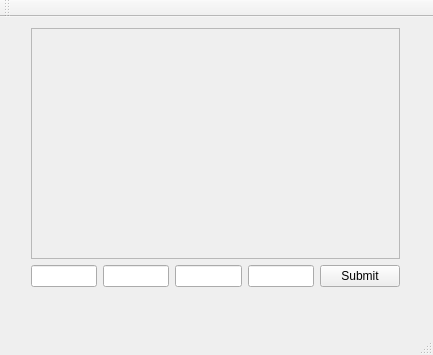
<?xml version="1.0" encoding="UTF-8"?>
<ui version="4.0">
 <class>MainWindow</class>
 <widget class="QMainWindow" name="MainWindow">
  <property name="geometry">
   <rect>
    <x>0</x>
    <y>0</y>
    <width>433</width>
    <height>355</height>
   </rect>
  </property>
  <property name="windowTitle">
   <string>MainWindow</string>
  </property>
  <widget class="QWidget" name="centralWidget">
   <widget class="QWidget" name="verticalLayoutWidget">
    <property name="geometry">
     <rect>
      <x>20</x>
      <y>0</y>
      <width>391</width>
      <height>281</height>
     </rect>
    </property>
    <layout class="QVBoxLayout" name="verticalLayout">
     <item>
      <widget class="QTextEdit" name="textView">
       <property name="enabled">
        <bool>false</bool>
       </property>
      </widget>
     </item>
     <item>
      <layout class="QHBoxLayout" name="horizontalLayout_2">
       <item>
        <layout class="QHBoxLayout" name="horizontalLayout">
         <item>
          <widget class="QLineEdit" name="ipInputNum1"/>
         </item>
         <item>
          <widget class="QLineEdit" name="ipInputNum2"/>
         </item>
         <item>
          <widget class="QLineEdit" name="ipInputNum3"/>
         </item>
         <item>
          <widget class="QLineEdit" name="ipInputNum4"/>
         </item>
        </layout>
       </item>
       <item>
        <widget class="QPushButton" name="submitButton">
         <property name="text">
          <string>Submit</string>
         </property>
        </widget>
       </item>
      </layout>
     </item>
    </layout>
   </widget>
   <zorder>verticalLayoutWidget</zorder>
   <zorder>submitButton</zorder>
  </widget>
  <widget class="QMenuBar" name="menuBar">
   <property name="geometry">
    <rect>
     <x>0</x>
     <y>0</y>
     <width>433</width>
     <height>21</height>
    </rect>
   </property>
  </widget>
  <widget class="QToolBar" name="mainToolBar">
   <attribute name="toolBarArea">
    <enum>TopToolBarArea</enum>
   </attribute>
   <attribute name="toolBarBreak">
    <bool>false</bool>
   </attribute>
  </widget>
  <widget class="QStatusBar" name="statusBar"/>
 </widget>
 <layoutdefault spacing="6" margin="11"/>
 <resources/>
 <connections/>
</ui>
